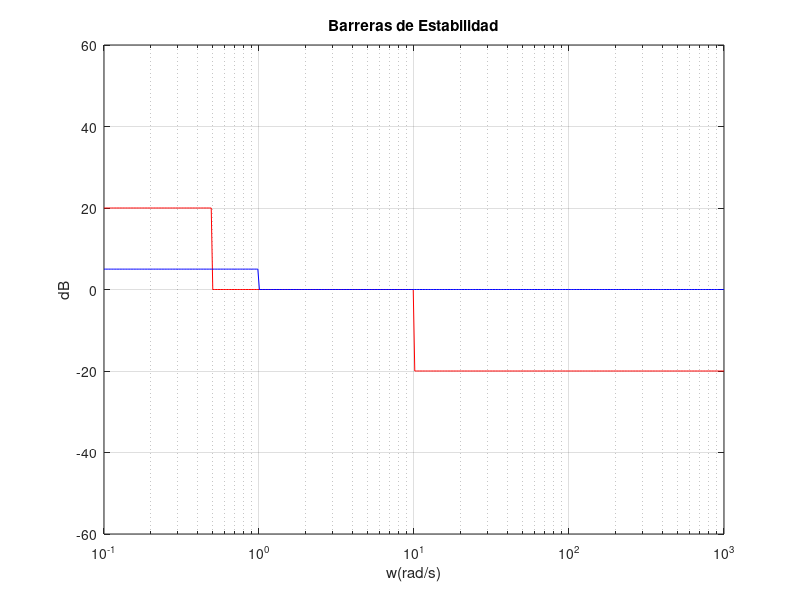

Recreate this plot in MATLAB.
clc,clear;


w=logspace(-1,3,400);
a=70;b=130;c=200;
x1=20*ones(1,a); x2=60*zeros(1,b); x3=-20*ones(1,c);
xt=[x1 x2 x3];
x4=[5*ones(1,100) 0*zeros(1,300)];
% barreras de estabilidad

semilogx(w, xt,'r')
ylim([-60,60])
grid;
hold on;
semilogx(w,x4,'b')
title('Barreras de Estabilidad')
xlabel('w(rad/s)')
ylabel('dB')

hold off;
